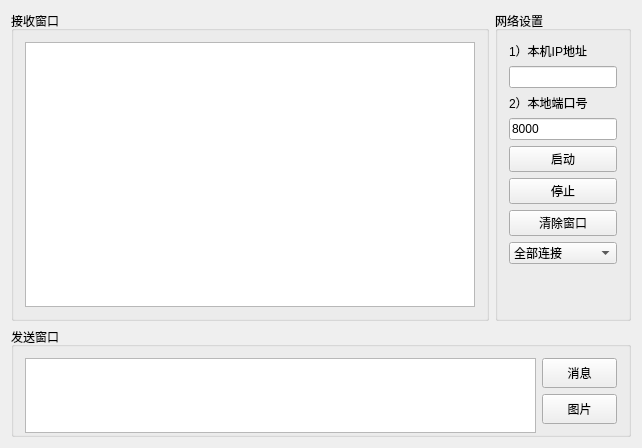
<?xml version="1.0" encoding="UTF-8"?>
<ui version="4.0">
 <class>Widget</class>
 <widget class="QWidget" name="Widget">
  <property name="geometry">
   <rect>
    <x>0</x>
    <y>0</y>
    <width>642</width>
    <height>448</height>
   </rect>
  </property>
  <property name="windowTitle">
   <string>Widget</string>
  </property>
  <layout class="QGridLayout" name="gridLayout_2">
   <item row="0" column="0">
    <layout class="QGridLayout" name="gridLayout">
     <item row="0" column="0">
      <layout class="QHBoxLayout" name="horizontalLayout_4">
       <item>
        <widget class="QGroupBox" name="groupBox">
         <property name="title">
          <string>接收窗口</string>
         </property>
         <layout class="QHBoxLayout" name="horizontalLayout_2">
          <item>
           <widget class="QTextEdit" name="edtRecv">
            <property name="minimumSize">
             <size>
              <width>400</width>
              <height>250</height>
             </size>
            </property>
            <property name="readOnly">
             <bool>true</bool>
            </property>
           </widget>
          </item>
         </layout>
        </widget>
       </item>
       <item>
        <widget class="QGroupBox" name="groupBox_3">
         <property name="sizePolicy">
          <sizepolicy hsizetype="Fixed" vsizetype="Preferred">
           <horstretch>0</horstretch>
           <verstretch>0</verstretch>
          </sizepolicy>
         </property>
         <property name="title">
          <string>网络设置</string>
         </property>
         <layout class="QVBoxLayout" name="verticalLayout_2">
          <item>
           <layout class="QVBoxLayout" name="verticalLayout">
            <item>
             <widget class="QLabel" name="label">
              <property name="text">
               <string>1）本机IP地址</string>
              </property>
             </widget>
            </item>
            <item>
             <widget class="QLineEdit" name="edtIP">
              <property name="text">
               <string/>
              </property>
             </widget>
            </item>
            <item>
             <widget class="QLabel" name="label_2">
              <property name="text">
               <string>2）本地端口号</string>
              </property>
             </widget>
            </item>
            <item>
             <widget class="QLineEdit" name="edtPort">
              <property name="text">
               <string>8000</string>
              </property>
             </widget>
            </item>
            <item>
             <layout class="QHBoxLayout" name="horizontalLayout">
              <item>
               <widget class="QPushButton" name="btnStart">
                <property name="text">
                 <string>启动</string>
                </property>
               </widget>
              </item>
             </layout>
            </item>
            <item>
             <widget class="QPushButton" name="btnStop">
              <property name="text">
               <string>停止</string>
              </property>
             </widget>
            </item>
            <item>
             <widget class="QPushButton" name="btnClear">
              <property name="text">
               <string>清除窗口</string>
              </property>
             </widget>
            </item>
            <item>
             <widget class="QComboBox" name="cbxConnection">
              <item>
               <property name="text">
                <string>全部连接</string>
               </property>
              </item>
             </widget>
            </item>
            <item>
             <spacer name="verticalSpacer">
              <property name="orientation">
               <enum>Qt::Vertical</enum>
              </property>
              <property name="sizeHint" stdset="0">
               <size>
                <width>20</width>
                <height>40</height>
               </size>
              </property>
             </spacer>
            </item>
           </layout>
          </item>
         </layout>
        </widget>
       </item>
      </layout>
     </item>
     <item row="1" column="0">
      <widget class="QGroupBox" name="groupBox_2">
       <property name="sizePolicy">
        <sizepolicy hsizetype="Expanding" vsizetype="Preferred">
         <horstretch>0</horstretch>
         <verstretch>0</verstretch>
        </sizepolicy>
       </property>
       <property name="minimumSize">
        <size>
         <width>610</width>
         <height>110</height>
        </size>
       </property>
       <property name="maximumSize">
        <size>
         <width>16777215</width>
         <height>110</height>
        </size>
       </property>
       <property name="title">
        <string>发送窗口</string>
       </property>
       <layout class="QGridLayout" name="gridLayout_3">
        <item row="0" column="0">
         <layout class="QHBoxLayout" name="horizontalLayout_3">
          <item>
           <widget class="QTextEdit" name="edtSend">
            <property name="sizePolicy">
             <sizepolicy hsizetype="Expanding" vsizetype="Expanding">
              <horstretch>0</horstretch>
              <verstretch>0</verstretch>
             </sizepolicy>
            </property>
            <property name="minimumSize">
             <size>
              <width>500</width>
              <height>75</height>
             </size>
            </property>
            <property name="maximumSize">
             <size>
              <width>16777215</width>
              <height>75</height>
             </size>
            </property>
           </widget>
          </item>
          <item>
           <layout class="QVBoxLayout" name="verticalLayout_3">
            <item>
             <widget class="QPushButton" name="btnMessage">
              <property name="sizePolicy">
               <sizepolicy hsizetype="Fixed" vsizetype="Fixed">
                <horstretch>0</horstretch>
                <verstretch>0</verstretch>
               </sizepolicy>
              </property>
              <property name="minimumSize">
               <size>
                <width>75</width>
                <height>30</height>
               </size>
              </property>
              <property name="maximumSize">
               <size>
                <width>75</width>
                <height>30</height>
               </size>
              </property>
              <property name="text">
               <string>消息</string>
              </property>
             </widget>
            </item>
            <item>
             <widget class="QPushButton" name="btnImage">
              <property name="sizePolicy">
               <sizepolicy hsizetype="Fixed" vsizetype="Fixed">
                <horstretch>0</horstretch>
                <verstretch>0</verstretch>
               </sizepolicy>
              </property>
              <property name="minimumSize">
               <size>
                <width>75</width>
                <height>30</height>
               </size>
              </property>
              <property name="maximumSize">
               <size>
                <width>75</width>
                <height>30</height>
               </size>
              </property>
              <property name="text">
               <string>图片</string>
              </property>
             </widget>
            </item>
           </layout>
          </item>
         </layout>
        </item>
       </layout>
      </widget>
     </item>
    </layout>
   </item>
  </layout>
 </widget>
 <layoutdefault spacing="6" margin="11"/>
 <resources/>
 <connections/>
</ui>
